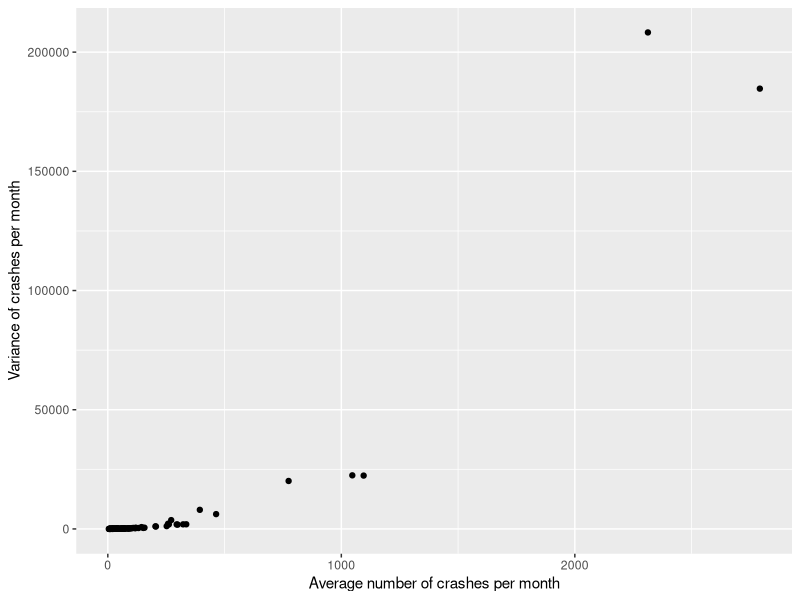
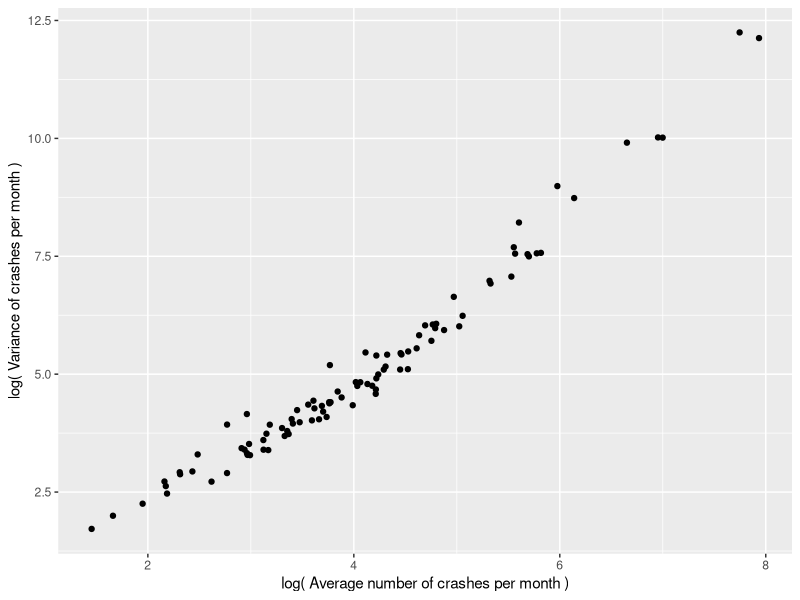
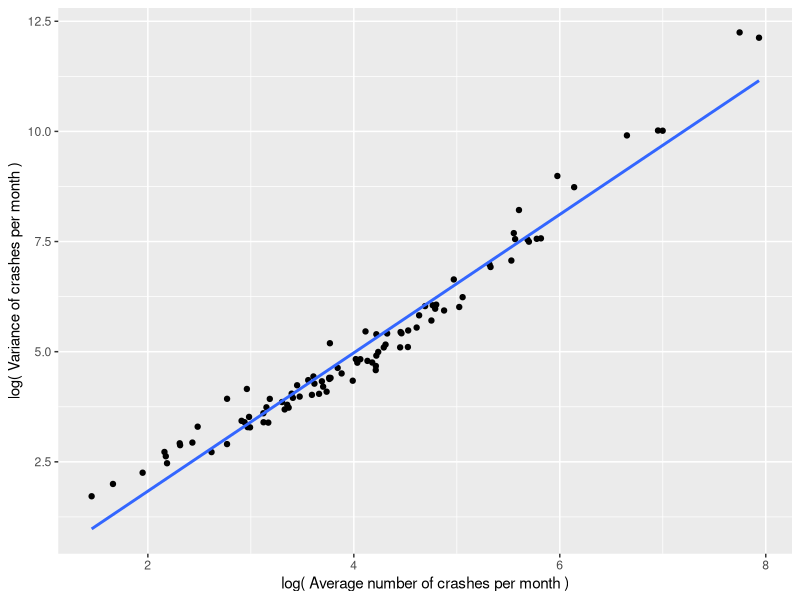
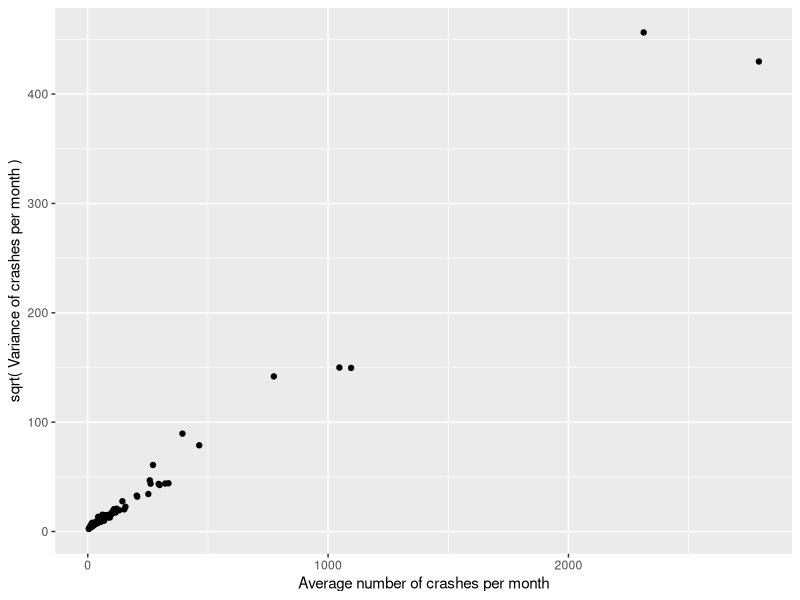
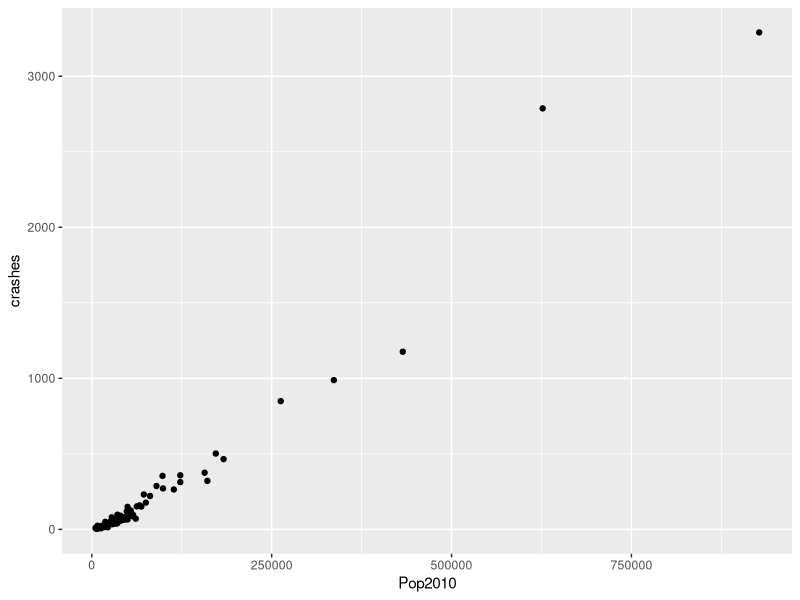
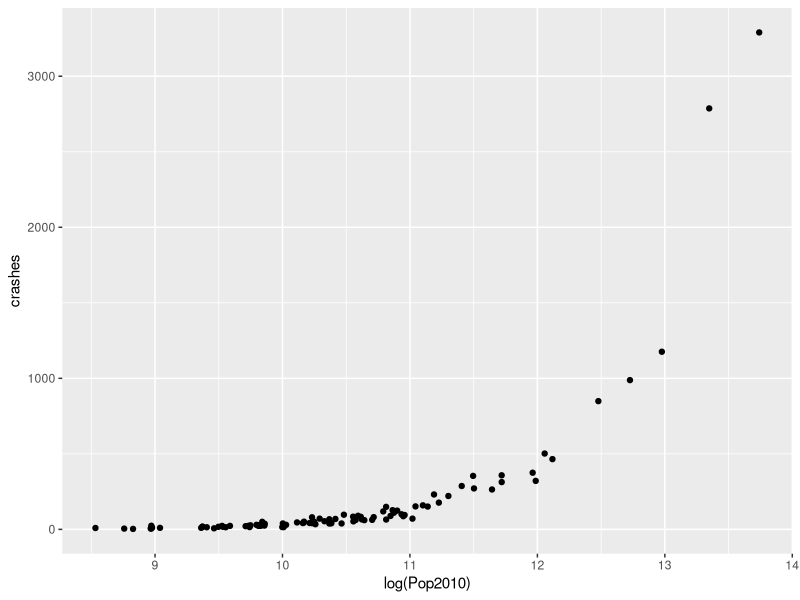
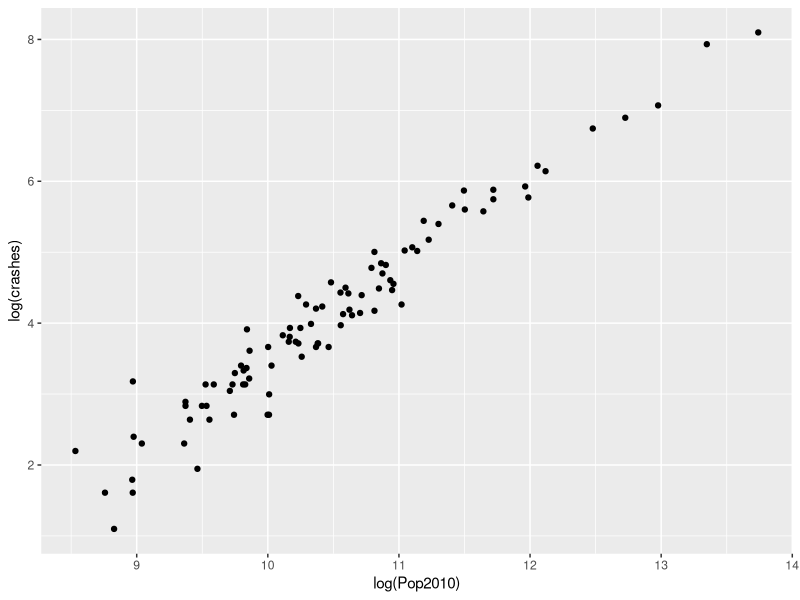
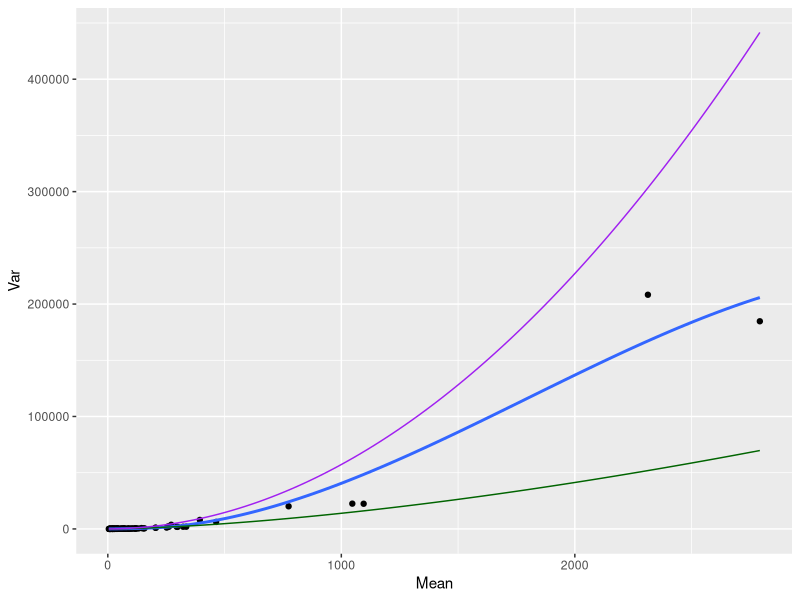

Recreate these plots in R, in order. (Note: this script raises an error after producing the figures.)
library(tidyverse)
library(MASS)
# library(countreg)

options(scipen=99)

# SHOW THAT MONTHLY COUNTS ARE ALL ABOUT THE SAME...

# TN counties: crashes per month -----
######################################

crashes <- read_csv("TDOT.csv")

crash_stats <- crashes %>% 
  dplyr::select(-Year) %>%
  pivot_longer(!County, names_to="Month", values_to="Crashes") %>%
  group_by(County) %>% 
  drop_na(Crashes) %>%
  summarize( N=n(),
             Mean = mean(Crashes),
             Var = var(Crashes))

ggplot( crash_stats, aes(x=Mean, y=Var)) + 
  geom_point() + 
  labs( x = "Average number of crashes per month",
          y = "Variance of crashes per month") 

ggplot( crash_stats, aes(x=log(Mean), y=log(Var))) + 
  geom_point() + 
  labs( x = "log( Average number of crashes per month )",
        y = "log( Variance of crashes per month )") 

ggplot( crash_stats, aes(x=log(Mean), y=log(Var))) + 
  geom_point() + 
  labs( x = "log( Average number of crashes per month )",
        y = "log( Variance of crashes per month )") +
  geom_smooth( method = "lm", level=0 )

crash_lm <- lm( log(Var) ~ log(Mean), data = crash_stats )
summary(crash_lm)

ggplot( crash_stats, aes(x=Mean, y=sqrt(Var))) + 
  geom_point() + 
  labs( x = "Average number of crashes per month",
        y = "sqrt( Variance of crashes per month )") 

tn_county_pops <- read_csv("tn_county_pops.csv") %>%
  filter(CTYNAME != "Tennessee") %>%
  mutate(county = gsub(" County","",CTYNAME)) %>%
  dplyr::select(-CTYNAME) %>%
  dplyr::select(county, Pop2010 = CENSUS2010POP)

crashes_apr_2016 <- crashes %>% 
  filter(Year=="2016") %>% 
  dplyr::select(county=County, crashes=April)
crashes_apr_2016 <- left_join( crashes_apr_2016, tn_county_pops)

ggplot( crashes_apr_2016, aes(Pop2010,crashes)) + geom_point() # + geom_smooth(method="glm.nb",level=0)
ggplot( crashes_apr_2016, aes(log(Pop2010),crashes)) + geom_point() # + geom_smooth(method="glm.nb",level=0)

# explain why the following is NOT helpful!!! --------
ggplot( crashes_apr_2016, aes(log(Pop2010),log(crashes))) + geom_point() # + geom_smooth(method="glm.nb",level=0)

crashes_nb_fit <- glm.nb( crashes ~ log(Pop2010), data=crashes_apr_2016 )
( theta <- crashes_nb_fit$theta )
( alpha <- 1/theta )
summary( crashes_nb_fit )

ggplot( crash_stats, aes(x=Mean,y=Var)) + 
  geom_point() + 
  geom_smooth( level=0 ) +
  geom_function(fun = function(x) exp(-1.305)*x^1.570, color="darkgreen" ) +
  geom_function(fun = function(x) x + alpha*x^2, color="purple" ) 
  # scale_color_manual()

# compare after removing high-leverage counties ------
######################################################

crashes_apr_2016_small <- crashes_apr_2016 %>%
  filter( crashes < 800 )

# N.B.!!! -----
###############

ggplot( crashes_apr_2016_small, aes(Pop2010,crashes)) + geom_point() + geom_smooth(method="glm.nb",level=0)

# crashes_nb_fit_small <- glm.nb( crashes ~ Pop2010, data=crashes_apr_2016_small )
# ( theta <- crashes_nb_fit_small$theta )
# ( alpha <- 1/theta )
# summary( crashes_nb_fit_small )

# This is much better! -----
############################

ggplot( crashes_apr_2016_small, aes(log(Pop2010),crashes)) + geom_point() + geom_smooth(method="glm.nb",level=0)

crashes_nb_fit_small <- glm.nb( crashes ~ log(Pop2010), data=crashes_apr_2016_small )
( theta <- crashes_nb_fit_small$theta )
( alpha <- 1/theta )
summary( crashes_nb_fit_small )

ggplot( crash_stats %>% filter( Mean < 500) , aes(x=Mean,y=Var)) + 
  geom_point() + 
  geom_smooth( level=0 ) +
  geom_function(fun = function(x) x + alpha*x^2, color="purple" ) 

# is this really useful??
# rootogram( crashes_nb_fit_small, style="hanging" )

# US counties: births per month ------
######################################

births <- read_csv( "births.csv" )
county_pops <- read_csv("county_pops.csv")
births <- left_join( births, county_pops )
county_birth_stats <- births %>% 
  group_by(county) %>% 
  summarize(N=n(), Mean=mean(births), Var=var(births), Ratio = Mean/Var)

births_apr_2016 <- births %>% filter( year=="2016", month=="April")
ggplot( births_apr_2016, aes(log(Pop2010),births)) + geom_point()
ggplot( births_apr_2016, aes(log(Pop2010),births)) + 
  geom_point() + 
  geom_smooth(method="glm", method.args=list(family="poisson"), color="purple") + 
  geom_smooth(method="glm.nb", color="blue") + ylim(0,6000)

pois_counties <- county_birth_stats %>% filter( abs(Ratio-1) < 0.10 ) 
pois_births <- births %>% filter( county %in% pois_counties$county )

births_apr_2016_pois <- pois_births %>% filter( year == 2016, month == "April" )
ggplot( births_apr_2016_pois, aes(log(Pop2010),births)) + 
  geom_point() + 
  ylim(0,160)
ggplot( births_apr_2016_pois, aes(log(Pop2010),births)) + 
  geom_point() + 
  geom_smooth(method="glm", method.args=list(family="poisson")) + ylim(0,160)
births_apr_2016_pois_fit <- glm( births ~ log(Pop2010), data = births_apr_2016_pois, family="poisson")
summary(births_apr_2016_pois_fit)
# rootogram( births_apr_2016_pois_fit, style="standing")

# using ALL of the data:

ggplot( births_apr_2016, aes(log(Pop2010),births)) + 
  geom_point() + 
  geom_smooth(method="glm", method.args=list(family="poisson"), color="purple") + 
  geom_smooth(method="glm.nb", color="blue") + ylim(0,6000)

births_apr_2016_nb_fit <- glm.nb( births ~ log(Pop2010), data=births_apr_2016 )
( theta <- births_apr_2016_nb_fit$theta )
( alpha <- 1/theta )
summary( births_apr_2016_nb_fit )
# rootogram( births_apr_2016_nb_fit, style="hanging", ylim=c(-1,3))

